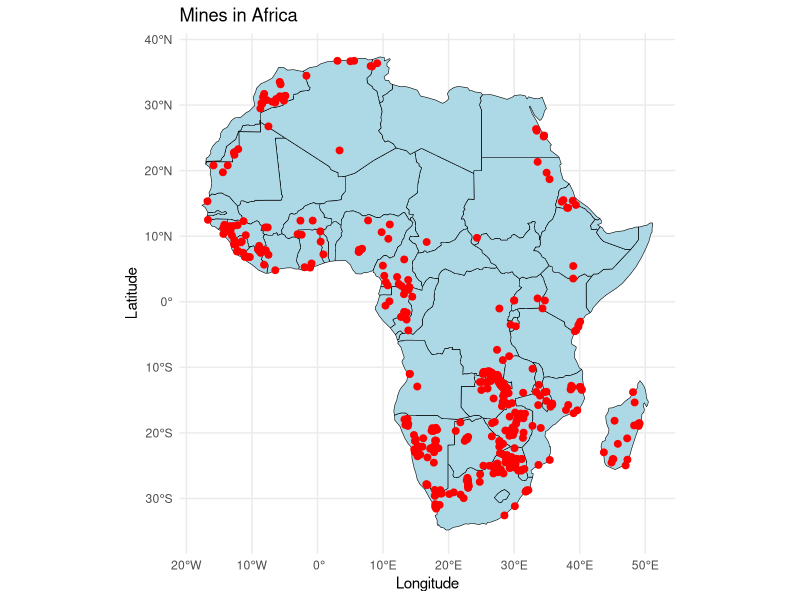
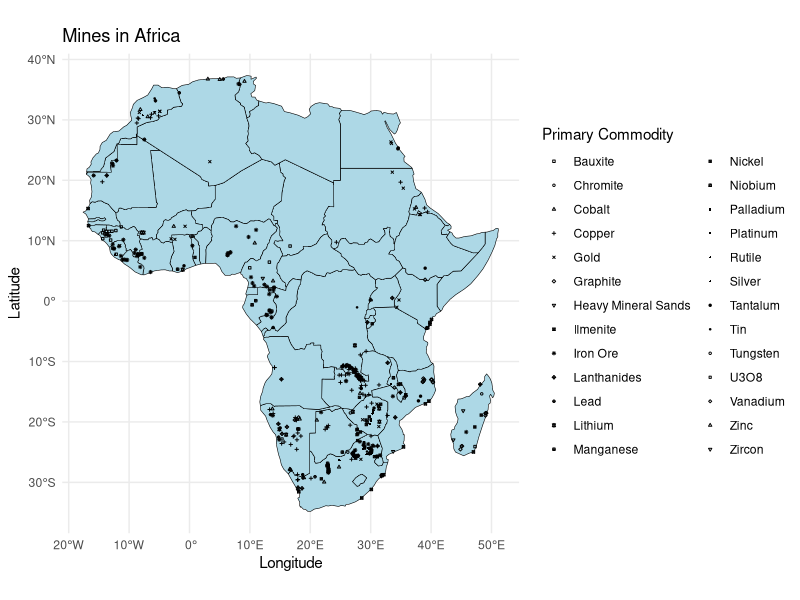

Source code (R) for these figures, in order:
library(readxl)
library(ggplot2)
library(rnaturalearth)

setwd("C:/Users/Sayan/Desktop/ETM_AFRICA_PAPER/DATA")


# List of all African countries
african_countries <- c("Algeria", "Angola", "Benin", "Botswana", "Burkina Faso", "Burundi", 
                       "Cameroon", "Cape Verde", "Central African Republic", "Chad", "Comoros", 
                       "Congo", "Cote d'Ivoire", "Rep. Of the Congo", "Djibouti", 
                       "Egypt", "Equatorial Guinea", "Eritrea", "Eswatini", "Ethiopia", 
                       "Gabon", "Gambia", "Ghana", "Guinea", "Guinea-Bissau", "Kenya", "Lesotho", 
                       "Liberia", "Libya", "Madagascar", "Malawi", "Mali", "Mauritania", "Mauritius", 
                       "Mayotte", "Morocco", "Mozambique", "Namibia", "Niger", "Nigeria", "Réunion", 
                       "Rwanda", "Saint Helena", "São Tomé and Príncipe", "Senegal", "Seychelles", 
                       "Sierra Leone", "Somalia", "South Africa", "South Sudan", "Sudan", 
                       "United Republic of Tanzania", "Togo", "Tunisia", "Uganda", "Zambia", "Zimbabwe","Dem. Rep. Congo")

etm_data <- read_excel("etm_location_worldwide.xlsx")
etm_data <- as.data.frame(etm_data)

african_mines_data <- etm_data[etm_data$Country %in% african_countries, ]

# Rename columns to 'latitude' and 'longitude'
colnames(african_mines_data)[colnames(african_mines_data) == "Latitude (degrees)"] <- "Latitude"
colnames(african_mines_data)[colnames(african_mines_data) == "Longitude (degrees)"] <- "Longitude"

africa_map <- ne_countries(continent = "Africa", returnclass = "sf")

# Plot mines on Africa map
ggplot() +
  geom_sf(data = africa_map, fill = "lightblue", color = "black") +
  geom_point(data = african_mines_data, aes(x = Longitude, y = Latitude), color = "red", size = 2) +
  labs(title = "Mines in Africa",
       x = "Longitude", y = "Latitude") +
  theme_minimal()

custom_shapes <- c(0:25)  # Example: Use shapes 0 to 25 (or more if needed)

# Ensure `Primary commodity` is treated as a factor
african_mines_data$`Primary commodity` <- as.factor(african_mines_data$`Primary commodity`)

# Plot
ggplot() +
  geom_sf(data = africa_map, fill = "lightblue", color = "black") +
  geom_point(
    data = african_mines_data, 
    aes(x = Longitude, y = Latitude, shape = `Primary commodity`), 
    size = 0.5
  ) +
  scale_shape_manual(values = custom_shapes) +  # Assign custom shapes
  labs(
    title = "Mines in Africa",
    x = "Longitude", y = "Latitude",
    shape = "Primary Commodity"
  ) +
  theme_minimal() +
  theme(legend.position = "right")
